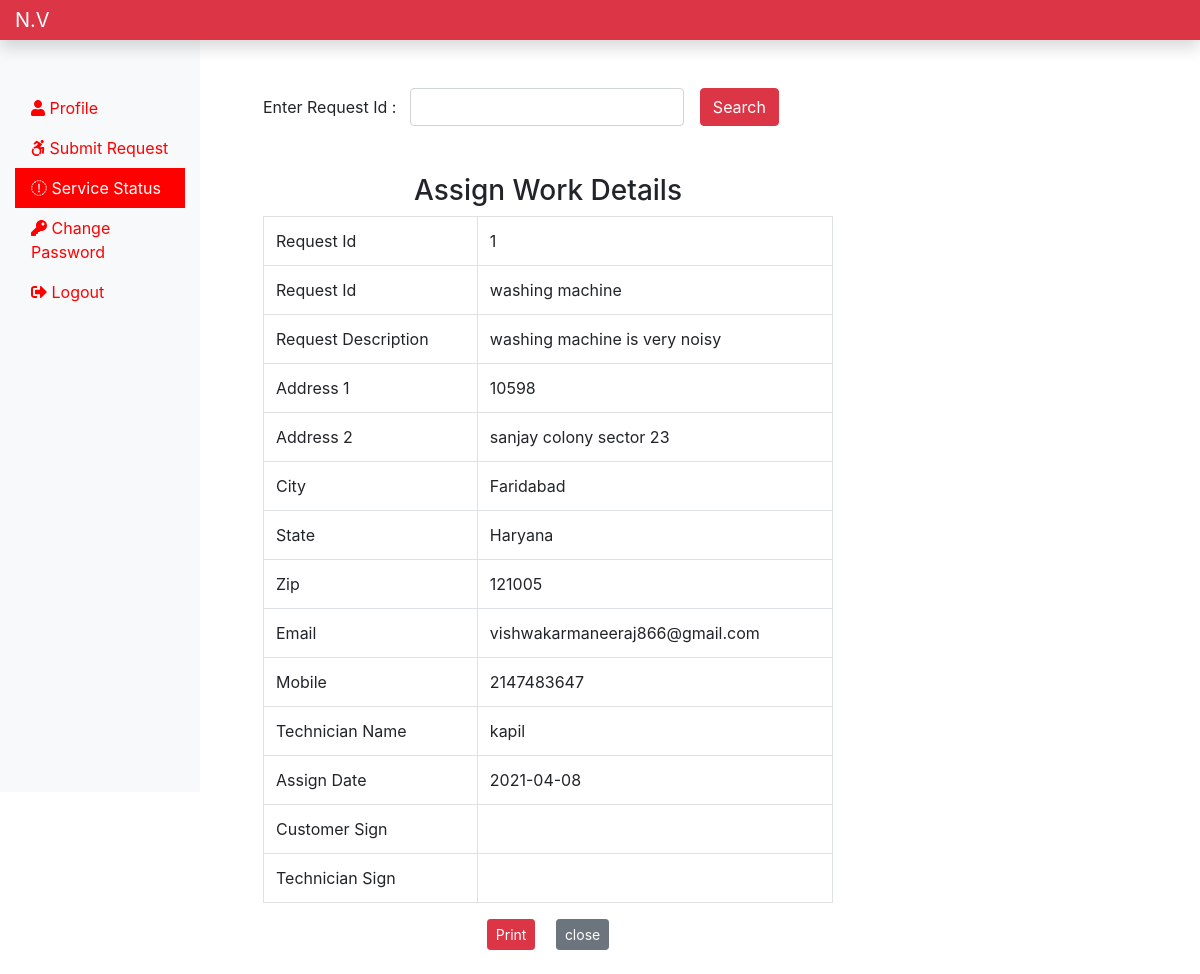
The app's page /requester/checkStatus.php?checkid=1 (signed in) with its own data.
### tables this page shows
CREATE TABLE `assignwork_tb` (
  `rno` int(11) NOT NULL,
  `request_id` int(11) NOT NULL,
  `request_info` text NOT NULL,
  `request_desc` text NOT NULL,
  `request_name` varchar(60) NOT NULL,
  `request_add1` text NOT NULL,
  `request_add2` text NOT NULL,
  `request_city` varchar(60) NOT NULL,
  `request_state` varchar(60) NOT NULL,
  `request_zip` int(11) NOT NULL,
  `request_email` varchar(60) NOT NULL,
  `request_mobile` int(11) NOT NULL,
  `request_assign` varchar(60) NOT NULL,
  `request_date` date NOT NULL
);

### requester/checkStatus.php (the view, shortened to what this page needs)
<?php
    include "includes/header.php";
    include "../dbconnection.php";
?>
<div class="col-sm-6 mt-5 ml-5">
    <form action="" method="post" class="form-inline d-print-none">
        <div class="form-group mr-3">
            <label for="checkid">Enter Request Id : &nbsp;&nbsp;</label>
            <input type="text" class="form-control" name="checkid" id="checkid" onKeypress="isInputNumber(event)">
        </div>
        <button type="submit" class="btn btn-danger">Search</button>
    </form>
    <?php
        if(isset($_REQUEST['checkid'])) {
            if(($_REQUEST['checkid'] == "")) {
                $msg = "<div class='alert alert-info col-sm-6 mt-4'>Fill Your Request Id</div>";
            }
            else {
            $sql = "SELECT * FROM assignwork_tb WHERE request_id = {$_REQUEST['checkid']}";
            $result = $conn->query($sql);
            $row = $result->fetch_assoc();
            if($row['request_id'] == $_REQUEST['checkid']) { ?>
        <h3 class="text-center mt-5">Assign Work Details</h3>
        <table class="table table-bordered">
            <tbody>
                <tr>
                    <td>Request Id</td>
                    <td><?php if(isset($row['request_id'])) echo $row['request_id']; ?></td>
                </tr>
                <tr>
                    <td>Request Id</td>
                    <td><?php if(isset($row['request_info'])) echo $row['request_info']; ?></td>
                </tr>
                <tr>
                    <td>Request Description</td>
                    <td><?php if(isset($row['request_desc'])) echo $row['request_desc']; ?></td>
                </tr>
                <tr>
                    <td>Address 1</td>
                    <td><?php if(isset($row['request_add1'])) echo $row['request_add1']; ?></td>
                </tr>
                <tr>
                    <td>Address 2</td>
                    <td><?php if(isset($row['request_add2'])) echo $row['request_add2']; ?></td>
                </tr>
                <tr>
                    <td>City</td>
                    <td><?php if(isset($row['request_city'])) echo $row['request_city']; ?></td>
                </tr>
                <tr>
                    <td>State</td>
                    <td><?php if(isset($row['request_state'])) echo $row['request_state']; ?></td>
                </tr>
                <tr>
                    <td>Zip</td>
                    <td><?php if(isset($row['request_zip'])) echo $row['request_zip']; ?></td>
                </tr>
                <tr>
                    <td>Email</td>
                    <td><?php if(isset($row['request_email'])) echo $row['request_email']; ?></td>
                </tr>
                <tr>
                    <td>Mobile</td>
                    <td><?php if(isset($row['request_mobile'])) echo $row['request_mobile']; ?></td>
                </tr>
                <tr>
                    <td>Technician Name</td>
                    <td><?php if(isset($row['request_assign'])) echo $row['request_assign']; ?></td>
                </tr>
                <tr>
                    <td>Assign Date</td>
                    <td><?php if(isset($row['request_date'])) echo $row['request_date']; ?></td>
                </tr>
                <tr>
                    <td>Customer Sign</td>
                    <td></td>
                </tr>
                <tr>
                    <td>Technician Sign</td>
                    <td></td>
                </tr>
            </tbody>
        </table>
        <div class="text-center mb-4 d-print-none">
            <form action="" method="post">
                <input type="submit" value="Print" class="btn btn-sm mr-2 btn-danger" onClick="window.print()">
                <input type="submit" value="close" class="btn btn-sm ml-2 btn-secondary">
            </form>
        </div>
        <?php
            }
            else {
                echo "<div class='alert alert-info col-sm-6 mt-5'>Your Request is Still Panding</div>";
            }
        }
    }
        ?>
</div>
<?php
    include "includes/footer.php";
?>

### css/custom.css (style rules this page uses)
* { padding: 0px; margin: 0px; box-sizing: border-box; }

### records on screen
assignwork_tb: request "1", request_info "washing machine", request_desc "washing machine is very noisy", request_add1 "10598", request_add2 "sanjay colony sector 23", request_city "Faridabad", request_state "Haryana", request_zip "121005", request_email "vishwakarmaneeraj866@gmail.com", request_mobile "2147483647", request_assign "kapil", request_date "2021-04-08"
